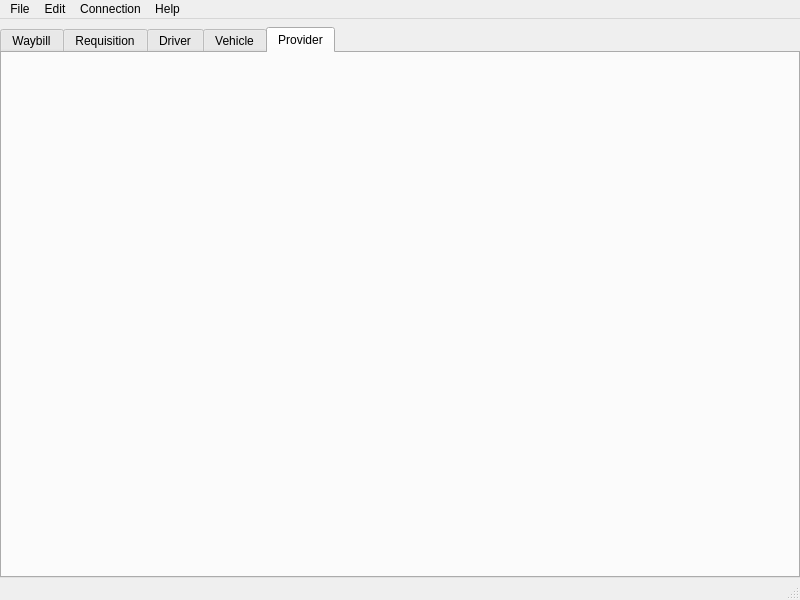
<?xml version="1.0" encoding="UTF-8"?>
<ui version="4.0">
 <class>MainWindow</class>
 <widget class="QMainWindow" name="MainWindow">
  <property name="geometry">
   <rect>
    <x>0</x>
    <y>0</y>
    <width>800</width>
    <height>600</height>
   </rect>
  </property>
  <property name="windowTitle">
   <string>MainWindow</string>
  </property>
  <widget class="QWidget" name="centralwidget">
   <layout class="QGridLayout" name="centralWidgetGridLayout">
    <property name="leftMargin">
     <number>0</number>
    </property>
    <property name="topMargin">
     <number>8</number>
    </property>
    <property name="rightMargin">
     <number>0</number>
    </property>
    <property name="bottomMargin">
     <number>0</number>
    </property>
    <property name="spacing">
     <number>0</number>
    </property>
    <item row="0" column="0">
     <widget class="QTabWidget" name="tabWidget">
      <property name="currentIndex">
       <number>4</number>
      </property>
      <widget class="QWidget" name="waybillTab">
       <attribute name="icon">
        <iconset>
         <normaloff>Icon/Glyph/Notes2.png</normaloff>Icon/Glyph/Notes2.png</iconset>
       </attribute>
       <attribute name="title">
        <string>Waybill</string>
       </attribute>
       <layout class="QGridLayout" name="waybillTabGridLayout">
        <property name="leftMargin">
         <number>8</number>
        </property>
        <property name="topMargin">
         <number>8</number>
        </property>
        <property name="rightMargin">
         <number>8</number>
        </property>
        <property name="bottomMargin">
         <number>8</number>
        </property>
        <property name="spacing">
         <number>8</number>
        </property>
       </layout>
      </widget>
      <widget class="QWidget" name="requisitionTab">
       <attribute name="icon">
        <iconset>
         <normaloff>Icon/Glyph/Notes.png</normaloff>Icon/Glyph/Notes.png</iconset>
       </attribute>
       <attribute name="title">
        <string>Requisition</string>
       </attribute>
       <layout class="QGridLayout" name="requisitionTabGridLayout">
        <property name="leftMargin">
         <number>8</number>
        </property>
        <property name="topMargin">
         <number>8</number>
        </property>
        <property name="rightMargin">
         <number>8</number>
        </property>
        <property name="bottomMargin">
         <number>8</number>
        </property>
        <property name="spacing">
         <number>8</number>
        </property>
       </layout>
      </widget>
      <widget class="QWidget" name="driverTab">
       <attribute name="icon">
        <iconset>
         <normaloff>Icon/Glyph/OldMan.png</normaloff>Icon/Glyph/OldMan.png</iconset>
       </attribute>
       <attribute name="title">
        <string>Driver</string>
       </attribute>
       <layout class="QGridLayout" name="driverTabGridLayout">
        <property name="leftMargin">
         <number>8</number>
        </property>
        <property name="topMargin">
         <number>8</number>
        </property>
        <property name="rightMargin">
         <number>8</number>
        </property>
        <property name="bottomMargin">
         <number>8</number>
        </property>
        <property name="spacing">
         <number>8</number>
        </property>
       </layout>
      </widget>
      <widget class="QWidget" name="vehicleTab">
       <attribute name="icon">
        <iconset>
         <normaloff>Icon/Glyph/Cars.png</normaloff>Icon/Glyph/Cars.png</iconset>
       </attribute>
       <attribute name="title">
        <string>Vehicle</string>
       </attribute>
       <layout class="QGridLayout" name="vehicleTabGridLayout">
        <property name="leftMargin">
         <number>8</number>
        </property>
        <property name="topMargin">
         <number>8</number>
        </property>
        <property name="rightMargin">
         <number>8</number>
        </property>
        <property name="bottomMargin">
         <number>8</number>
        </property>
        <property name="spacing">
         <number>8</number>
        </property>
       </layout>
      </widget>
      <widget class="QWidget" name="providerTab">
       <attribute name="icon">
        <iconset>
         <normaloff>Icon/Glyph/Provider.png</normaloff>Icon/Glyph/Provider.png</iconset>
       </attribute>
       <attribute name="title">
        <string>Provider</string>
       </attribute>
       <layout class="QGridLayout" name="providerTabGridLayout">
        <property name="leftMargin">
         <number>8</number>
        </property>
        <property name="topMargin">
         <number>8</number>
        </property>
        <property name="rightMargin">
         <number>8</number>
        </property>
        <property name="bottomMargin">
         <number>8</number>
        </property>
        <property name="spacing">
         <number>8</number>
        </property>
       </layout>
      </widget>
     </widget>
    </item>
   </layout>
  </widget>
  <widget class="QMenuBar" name="menubar">
   <property name="geometry">
    <rect>
     <x>0</x>
     <y>0</y>
     <width>800</width>
     <height>21</height>
    </rect>
   </property>
   <widget class="QMenu" name="menuFile">
    <property name="title">
     <string>File</string>
    </property>
   </widget>
   <widget class="QMenu" name="menuEdit">
    <property name="title">
     <string>Edit</string>
    </property>
   </widget>
   <widget class="QMenu" name="menuConnection">
    <property name="title">
     <string>Connection</string>
    </property>
   </widget>
   <widget class="QMenu" name="menuHelp">
    <property name="title">
     <string>Help</string>
    </property>
   </widget>
   <addaction name="menuFile"/>
   <addaction name="menuEdit"/>
   <addaction name="menuConnection"/>
   <addaction name="menuHelp"/>
  </widget>
  <widget class="QStatusBar" name="statusbar"/>
 </widget>
 <resources/>
 <connections/>
</ui>
